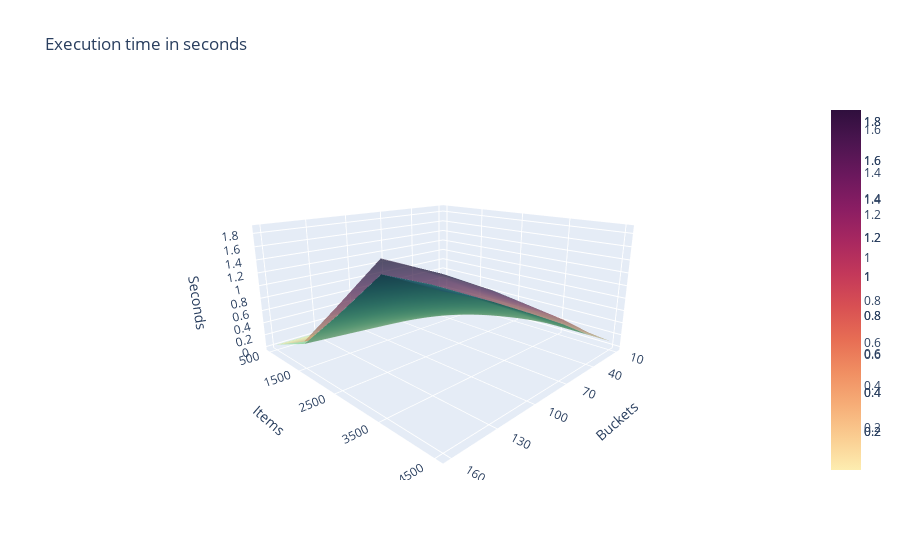

Here is the notebook cell this chart was saved with:
### Code cell
fig = go.Figure(go.Surface(
    x = traces[0].columns,
    y = traces[0].index,
    z = traces[0],
    colorscale = colorscales[0]))
for i in range(1, len(traces)):
    t = traces[i]
    fig.add_trace(
        go.Surface(
            x = t.columns,
            y = t.index,
            z = t,
            opacity=0.5,
            colorscale = colorscales[i]
        ),

    )
fig.update_layout(
        title = "Execution time in seconds",
        scene = {
            "xaxis": {"ticktext": [str(n) for n in traces[0].columns.tolist()],
                      "tickvals": traces[0].columns.tolist()},
            "yaxis": {"ticktext": [str(n) for n in traces[0].index],
                      "tickvals": traces[0].index.tolist()},
            "zaxis": {"nticks": 10},
            "xaxis_title": "Buckets",
            "yaxis_title": "Items",
            "zaxis_title": "Seconds",
            'camera_eye': {"x": 1.2, "y": 1.2, "z": 0.5},
            "aspectratio": {"x": 1, "y": 1, "z": 0.5}
        })
plotly.offline.plot(fig, filename='retailplot.html')
fig.show()

### Figure 1 — Plotly figure (JSON) as saved in the notebook; plotly's stock layout.template omitted (floating-point values rounded to 4 significant figures)
{"data": [{"colorscale": [[0.0, "rgb(196, 230, 195)"], [0.1667, "rgb(150, 210, 164)"], [0.3333, "rgb(109, 188, 144)"], [0.5, "rgb(77, 162, 132)"], [0.6667, "rgb(54, 135, 122)"], [0.8333, "rgb(38, 107, 110)"], [1.0, "rgb(29, 79, 96)"]], "type": "surface", "x": [10, 40, 70, 100, 130, 160], "y": [500, 1500, 2500, 3500, 4500], "z": [[0.003482, 0.01101, 0.01652, 0.02252, 0.02703, 0.03051], [0.02347, 0.08703, 0.151, 0.2135, 0.2695, 0.325], [0.0605, 0.245, 0.45, 0.641, 0.8395, 0.9875], [0.0945, 0.4065, 0.7615, 1.09, 1.426, 1.688], [0.09202, 0.4095, 0.773, 1.103, 1.423, 1.693]]}, {"colorscale": [[0.0, "rgb(210, 251, 212)"], [0.1667, "rgb(165, 219, 194)"], [0.3333, "rgb(123, 188, 176)"], [0.5, "rgb(85, 156, 158)"], [0.6667, "rgb(58, 124, 137)"], [0.8333, "rgb(35, 93, 114)"], [1.0, "rgb(18, 63, 90)"]], "opacity": 0.5, "type": "surface", "x": [10, 40, 70, 100, 130, 160], "y": [500, 1500, 2500, 3500, 4500], "z": [[0.002002, 0.009506, 0.016, 0.02149, 0.0255, 0.03], [0.02103, 0.09448, 0.164, 0.2315, 0.2985, 0.3655], [0.05902, 0.2695, 0.497, 0.71, 0.9265, 1.103], [0.091, 0.4445, 0.8305, 1.188, 1.546, 1.855], [0.09198, 0.445, 0.833, 1.191, 1.546, 1.86]]}, {"colorscale": [[0.0, "rgb(253, 237, 176)"], [0.09091, "rgb(250, 205, 145)"], [0.1818, "rgb(246, 173, 119)"], [0.2727, "rgb(240, 142, 98)"], [0.3636, "rgb(231, 109, 84)"], [0.4545, "rgb(216, 80, 83)"], [0.5455, "rgb(195, 56, 90)"], [0.6364, "rgb(168, 40, 96)"], [0.7273, "rgb(138, 29, 99)"], [0.8182, "rgb(107, 24, 93)"], [0.9091, "rgb(76, 21, 80)"], [1.0, "rgb(47, 15, 61)"]], "opacity": 0.5, "type": "surface", "x": [10, 40, 70, 100, 130, 160], "y": [500, 1500, 2500, 3500, 4500], "z": [[0.003, 0.009982, 0.01551, 0.02101, 0.02598, 0.02998], [0.0215, 0.09398, 0.165, 0.232, 0.298, 0.361], [0.0585, 0.2685, 0.5, 0.7235, 0.9215, 1.104], [0.092, 0.4445, 0.8305, 1.19, 1.548, 1.861], [0.09202, 0.4455, 0.8375, 1.19, 1.543, 1.86]]}], "layout": {"scene": {"aspectratio": {"x": 1, "y": 1, "z": 0.5}, "camera": {"eye": {"x": 1.2, "y": 1.2, "z": 0.5}}, "xaxis": {"ticktext": ["10", "40", "70", "100", "130", "160"], "tickvals": [10, 40, 70, 100, 130, 160], "title": {"text": "Buckets"}}, "yaxis": {"ticktext": ["500", "1500", "2500", "3500", "4500"], "tickvals": [500, 1500, 2500, 3500, 4500], "title": {"text": "Items"}}, "zaxis": {"nticks": 10, "title": {"text": "Seconds"}}}, "title": {"text": "Execution time in seconds"}}}
